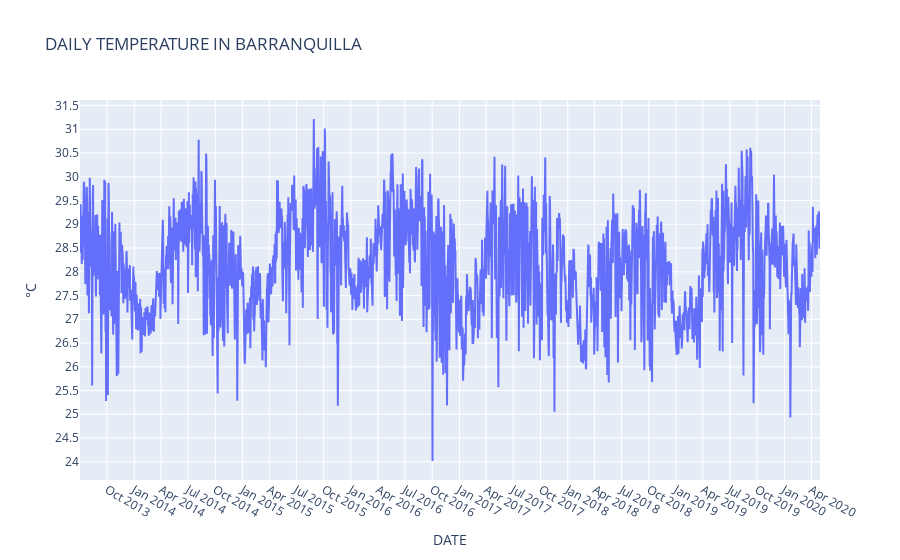

Write notebook code for a chart like this one.
### Code cell
fig = go.Figure()
plot_temp = go.Scatter(x=df_daily_interp.index,
            y=df_daily_interp["TEMPERATURE_MEAN"], name ="CC", mode = "lines")
fig.add_trace(plot_temp)
layout = go.Layout(title="DAILY "+"TEMPERATURE"+" IN "+municipality_name,
                xaxis=dict(title='DATE'),
                yaxis=dict(title='°C'))
fig.update_layout(layout)
fig.update_yaxes(nticks=20)
fig.update_xaxes(nticks=40)
fig.show()

### Figure 1 — Plotly figure (JSON) as saved in the notebook; plotly's stock layout.template omitted (floating-point values rounded to 4 significant figures; data arrays with more than 128 entries replaced by an {"elided": "..."} marker saying what was removed)
{"data": [{"mode": "lines", "name": "CC", "type": "scatter", "x": {"elided": "2495 str values"}, "y": {"elided": "2495 float values"}}], "layout": {"title": {"text": "DAILY TEMPERATURE IN BARRANQUILLA"}, "xaxis": {"nticks": 40, "title": {"text": "DATE"}}, "yaxis": {"nticks": 20, "title": {"text": "°C"}}}}
